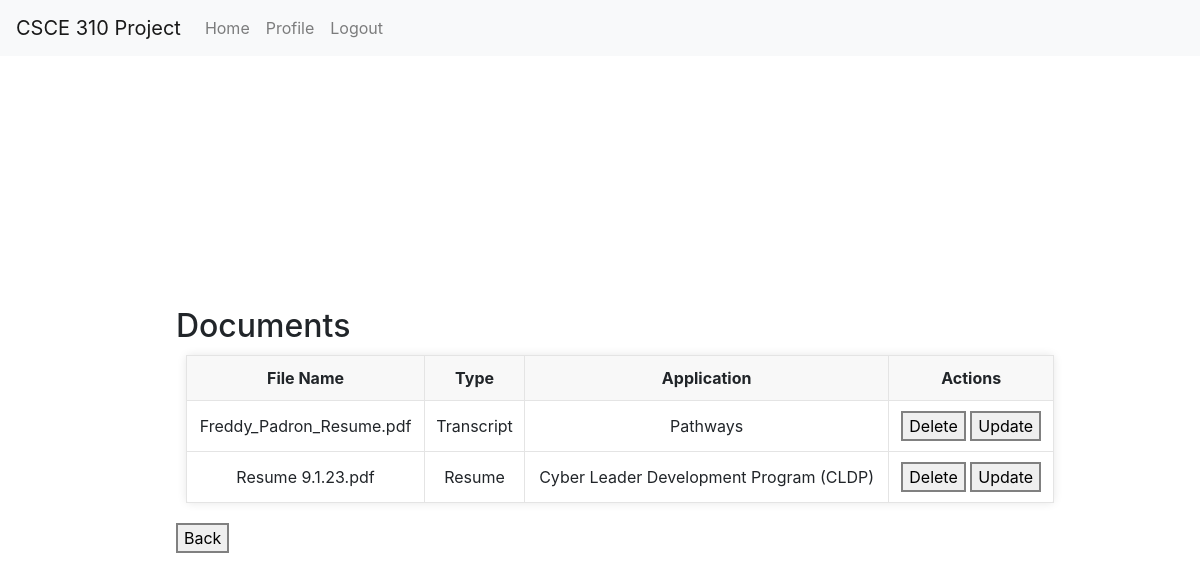
The page /doc/display on the database its author committed.
### tables this page shows
CREATE TABLE Documents (
                Doc_Num INTEGER PRIMARY KEY AUTOINCREMENT,
                App_Num INTEGER,
                Link VARCHAR(256),
                Doc_Type VARCHAR(50),
                Name TEXT,
                FOREIGN KEY(App_Num) REFERENCES Applications(App_Num)
                );

CREATE TABLE Programs (
                    program_num INTEGER PRIMARY KEY AUTOINCREMENT,
                    name TEXT,
                    description TEXT,
                    archived INTEGER
                    );

### routes/document.py (the view)
@document_bp.route('/display')
def document_display():
    conn = get_db_connection()
    documents = get_all_documents(conn)
    conn.close()
    return render_template('student/document_display.html' , documents=documents)

### db.py (called while the page is built)
def get_db_connection():
    conn = sqlite3.connect('database.db')
    conn.row_factory = sqlite3.Row
    return conn

### util/Documents.py (called while the page is built)
def get_all_documents(conn):
    return conn.execute('SELECT * FROM View_DocumentsApplicationPrograms').fetchall()

### templates/student/document_display.html (shortened to what this page needs)
<!DOCTYPE html>
<html lang="en">
<head>
  <link rel="stylesheet" href="https://stackpath.bootstrapcdn.com/bootstrap/4.3.1/css/bootstrap.min.css">
  <link rel="stylesheet" href="../../static/general.css">
</head>
<body>
  <nav class="navbar navbar-expand-lg navbar-light bg-light fixed-top">
    <a class="navbar-brand" href="#">CSCE 310 Project</a>
    <div class="collapse navbar-collapse" id="navbarNav">
        <ul class="navbar-nav">
            <li class="nav-item">
                <a class="nav-link" href="/">Home</a>
            </li>
            <li class="nav-item">
                <a class="nav-link" href="/profile">Profile</a>
            </li>
            <li class="nav-item">
                <a class="nav-link" href="/logout">Logout</a>
            </li>
        </ul>
    </div>
  </nav>
    <div>
        <h2>Documents</h2>
        <table id="documentTable">
            <tr>
                <th>File Name</th>
                <th>Type</th>
                <th>Application</th>
                <th>Actions</th>
            </tr>
            {% for document in documents %}
            <tr>
                <td>{{ document.name }}</td>
                <td>{{ document.doc_type }}</td>
                <td>{{document.ProgramName}}</td>
                <td>
                    <button onclick="deleteDocument({{ document.doc_num }})">Delete</button>
                    <a href="update_document/{{document.doc_num}}">
                        <button>Update</button>
                    </a>
                </td>
            </tr>
            {% endfor %}
        </table>
        <a class="back_button" href="{{ url_for('home') }}">
            <button>Back</button>
          </a>
    </div>
</body>
</html>

### static/general.css (style rules this page uses)
body { padding-top: 60px; padding-left: 20px; }
table { border-collapse: collapse; margin: 10px; }
table, th, td { border: 1px solid #e4e4e4; }
th, td { padding: 10px; text-align: left; }
th { background-color: #f8f8f8; vertical-align: text-top; }
button { cursor: pointer; border: 2px solid #808080; }

### templates/student/document_display.html (style rules this page uses)
body { display: flex; justify-content: center; align-items: center; min-height: 100vh; margin: 0; padding: 80; }
table { box-shadow: 0 0 10px rgba(0,0,0,0.1); background: #fff; border-radius: 5px; width: 100%; margin-bottom: 20px; }
table th, table td { text-align: center; vertical-align: middle; }

### rows shown on the page
Documents: name "Freddy_Padron_Resume.pdf", doc_type "Transcript", ProgramName "Pathways"
Documents: name "Resume 9.1.23.pdf", doc_type "Resume", ProgramName "Cyber Leader Development Program (CLDP)"
